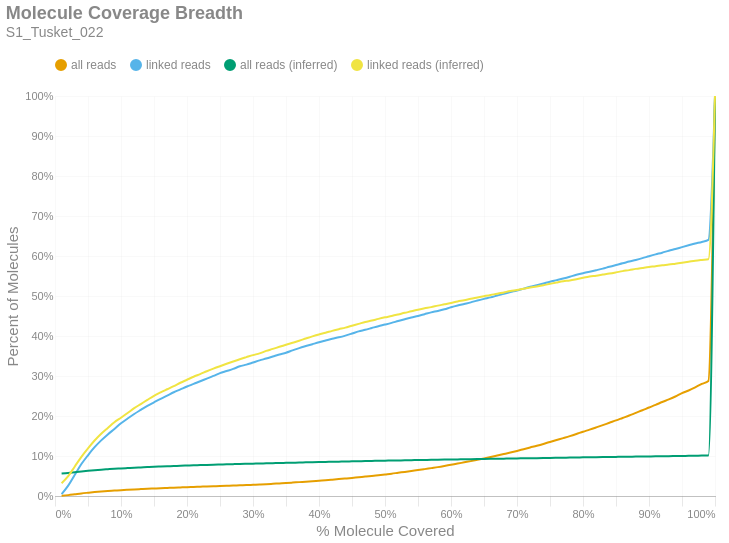

The notebook cell this image was saved under:
### Markdown cell above
### Molecule Read Coverage
This chart shows molecule coverage breadth as computed by the number of bases aligned to that molecule. In other words, "*how much of each unique long molecule is actually sequenced/aligned?*" Keep in mind there is a distinction between sequences and alignments, since some sequences belonging to a particular molecule may not align well and wouldn't appear in the alignment data. This chart also shows molecule coverage breadth as computed by the *inferred fragment* from which the aligned sequences originate. Unlike read coverage, this calculation takes into account the total insert size, including unsequenced gaps between the forward and reverse reads. Like the previous figures, these are cumulative percents.

### Code cell
if SKIPLR:
    print_html(f"Skipped")
else:
    binned_df = consolidated_hist(valids['coverage_bp'], mask, 0.01, True)
    binned_df_inf = consolidated_hist(valids['coverage_inserts'], mask, 0.01, True)
    binned_df = binned_df.with_columns(pl.lit(binned_df_inf['all reads (cumsum)']).alias('all reads (inferred)'))
    binned_df = binned_df.with_columns(pl.lit(binned_df_inf['linked reads (cumsum)']).alias('linked reads (inferred)'))
    binned_df = binned_df.with_columns(
        (pl.col('bin').cast(pl.Float64) + 0.01).alias('right_edge')
    )

    with SafeRender(binned_df):
        (
            density_plot(binned_df, 'Molecule Coverage Breadth', samplename, 'molcov', ['all reads (inferred)','linked reads (inferred)'])
            .encode(
                #x=alt.X('bin:Q', title="% Molecule Covered").axis(format = '%').scale(padding=0),
                x=alt.X('right_edge:Q', title="% Molecule Covered").axis(format='%').scale(padding=0),
                y=alt.Y('value:Q', title='Percent of Molecules')
                    .axis(format='%')
                    .stack(False)
                    .scale(domainMin=0, padding=0),
                color=alt.Color("key:N").scale(domain = ["all reads", "linked reads", "all reads (inferred)", "linked reads (inferred)"]),
                tooltip = [
                    alt.Tooltip("key:N", title = "Data Type"),
                    alt.Tooltip("range_label:N", title="% Molecule Covered"),
                    alt.Tooltip("value:Q", format = ".2%", title="% Molecules")
                ]
            )
        ).display()

### Figure 1 — Vega-Lite specification as saved in the notebook (floating-point values rounded to 4 significant figures)
{"width": "container", "height": 400, "config": {"title": {"anchor": "start", "dy": -15, "fontSize": 18, "color": "#888888", "subtitleColor": "#888888", "subtitleFontSize": 14}, "arc": {"fill": "#0072B2"}, "axis": {"domainColor": "#888888", "domainWidth": 0.5, "gridWidth": 0.2, "grid": false, "titleFontWeight": 400, "titleFontSize": 15, "labelFontSize": 11, "labelColor": "#888888", "tickColor": "#888888", "tickWidth": 0.2, "titleColor": "#888888"}, "axisBand": {"grid": false}, "axisX": {"grid": true, "tickSize": 10, "domainCap": "round"}, "axisY": {"domain": false, "grid": true, "tickSize": 0, "domainCap": "round"}, "background": "transparent", "header": {"labelFontSize": 15, "labelColor": "#888888", "titleFontSize": 15, "titleFontWeight": 600, "titleColor": "#888888"}, "legend": {"labelFont": "sans-serif", "labelFontSize": 12, "labelColor": "#888888", "symbolSize": 100, "symbolType": "circle", "titleFontSize": 12, "titlePadding": 10, "titleColor": "#888888", "title": null, "orient": "top"}, "range": {"category": ["#E69F00", "#56B4E9", "#009E73", "#F0E442", "#0072B2", "#D55E00", "#CC79A7", "#000000"], "diverging": ["#cfe8f3", "#a2d4ec", "#73bfe2", "#46abdb", "#1696d2", "#12719e"]}, "area": {"fill": "#0072B2", "fillOpacity": 0.7, "line": true, "strokeOpacity": 0.7}, "line": {"color": "#0072B2", "stroke": "#0072B2", "strokeWidth": 2}, "trail": {"color": "#0072B2", "stroke": "#0072B2", "strokeWidth": 0, "size": 1}, "point": {"filled": true, "fillOpacity": 1.0, "size": 95}, "text": {"color": "#888888", "fontSize": 11, "align": "right", "fontWeight": 400, "size": 11}, "bar": {"fill": "#0072B2", "stroke": null}, "view": {"stroke": null, "continuousWidth": 660, "continuousHeight": 400}}, "data": {"name": "data-ed2d51372710f62966dcfff64afe07a3"}, "mark": {"type": "line", "interpolate": "monotone", "point": {"opacity": 0, "size": 275}}, "encoding": {"color": {"field": "key", "scale": {"domain": ["all reads", "linked reads", "all reads (inferred)", "linked reads (inferred)"]}, "type": "nominal"}, "tooltip": [{"field": "key", "title": "Data Type", "type": "nominal"}, {"field": "range_label", "title": "% Molecule Covered", "type": "nominal"}, {"field": "value", "format": ".2%", "title": "% Molecules", "type": "quantitative"}], "x": {"axis": {"format": "%"}, "field": "right_edge", "scale": {"padding": 0}, "title": "% Molecule Covered", "type": "quantitative"}, "y": {"axis": {"format": "%"}, "field": "value", "scale": {"domainMin": 0, "padding": 0}, "stack": false, "title": "Percent of Molecules", "type": "quantitative"}}, "params": [{"name": "param_c36ac31b6afebe62", "select": {"type": "point", "fields": ["key"]}, "bind": "legend"}], "title": {"text": "Molecule Coverage Breadth", "subtitle": "S1_Tusket_022"}, "transform": [{"fold": ["all reads (cumsum)", "linked reads (cumsum)", "all reads (inferred)", "linked reads (inferred)"]}, {"calculate": "replace(datum.key, ' (cumsum)', '')", "as": "key"}, {"filter": {"param": "param_c36ac31b6afebe62"}}], "usermeta": {"embedOptions": {"downloadFileName": "S1_Tusket_022.molcov"}}, "$schema": "https://vega.github.io/schema/vega-lite/v6.1.0.json", "datasets": {"data-ed2d51372710f62966dcfff64afe07a3": [{"bin": "0.0", "interval": "0.0-0.01", "all reads": 0.0004851, "linked reads": 0.004688, "all reads (cumsum)": 0.0004851, "linked reads (cumsum)": 0.004688, "range_label": "0.0-0.01", "all reads (inferred)": 0.05641, "linked reads (inferred)": 0.03202, "right_edge": 0.01}, {"bin": "0.01", "interval": "0.01-0.02", "all reads": 0.001695, "linked reads": 0.02121, "all reads (cumsum)": 0.00218, "linked reads (cumsum)": 0.0259, "range_label": "0.01-0.02", "all reads (inferred)": 0.0578, "linked reads (inferred)": 0.0496, "right_edge": 0.02}, {"bin": "0.02", "interval": "0.02-0.03", "all reads": 0.002125, "linked reads": 0.02722, "all reads (cumsum)": 0.004305, "linked reads (cumsum)": 0.05312, "range_label": "0.02-0.03", "all reads (inferred)": 0.05967, "linked reads (inferred)": 0.07388, "right_edge": 0.03}, {"bin": "0.03", "interval": "0.03-0.04", "all reads": 0.002161, "linked reads": 0.02677, "all reads (cumsum)": 0.006466, "linked reads (cumsum)": 0.07989, "range_label": "0.03-0.04", "all reads (inferred)": 0.0615, "linked reads (inferred)": 0.09796, "right_edge": 0.04}, {"bin": "0.04", "interval": "0.04-0.05", "all reads": 0.001723, "linked reads": 0.02193, "all reads (cumsum)": 0.008189, "linked reads (cumsum)": 0.1018, "range_label": "0.04-0.05", "all reads (inferred)": 0.06311, "linked reads (inferred)": 0.1191, "right_edge": 0.05}, {"bin": "0.05", "interval": "0.05-0.06", "all reads": 0.001617, "linked reads": 0.02019, "all reads (cumsum)": 0.009806, "linked reads (cumsum)": 0.122, "range_label": "0.05-0.06", "all reads (inferred)": 0.0646, "linked reads (inferred)": 0.1387, "right_edge": 0.06}, {"bin": "0.06", "interval": "0.06-0.07", "all reads": 0.001358, "linked reads": 0.01698, "all reads (cumsum)": 0.01116, "linked reads (cumsum)": 0.139, "range_label": "0.06-0.07", "all reads (inferred)": 0.0659, "linked reads (inferred)": 0.1556, "right_edge": 0.07}, {"bin": "0.07", "interval": "0.07-0.08", "all reads": 0.001216, "linked reads": 0.01501, "all reads (cumsum)": 0.01238, "linked reads (cumsum)": 0.154, "range_label": "0.07-0.08", "all reads (inferred)": 0.067, "linked reads (inferred)": 0.1702, "right_edge": 0.08}, {"bin": "0.08", "interval": "0.08-0.09", "all reads": 0.001071, "linked reads": 0.01346, "all reads (cumsum)": 0.01345, "linked reads (cumsum)": 0.1675, "range_label": "0.08-0.09", "all reads (inferred)": 0.06808, "linked reads (inferred)": 0.1845, "right_edge": 0.09}, {"bin": "0.09", "interval": "0.09-0.1", "all reads": 0.00111, "linked reads": 0.01422, "all reads (cumsum)": 0.01456, "linked reads (cumsum)": 0.1817, "range_label": "0.09-0.1", "all reads (inferred)": 0.06892, "linked reads (inferred)": 0.1957, "right_edge": 0.1}, {"bin": "0.1", "interval": "0.1-0.11", "all reads": 0.0009647, "linked reads": 0.01199, "all reads (cumsum)": 0.01552, "linked reads (cumsum)": 0.1937, "range_label": "0.1-0.11", "all reads (inferred)": 0.06982, "linked reads (inferred)": 0.2075, "right_edge": 0.11}, {"bin": "0.11", "interval": "0.11-0.12", "all reads": 0.0009062, "linked reads": 0.01134, "all reads (cumsum)": 0.01643, "linked reads (cumsum)": 0.205, "range_label": "0.11-0.12", "all reads (inferred)": 0.07073, "linked reads (inferred)": 0.2195, "right_edge": 0.12}, {"bin": "0.12", "interval": "0.12-0.13", "all reads": 0.0008309, "linked reads": 0.01032, "all reads (cumsum)": 0.01726, "linked reads (cumsum)": 0.2153, "range_label": "0.12-0.13", "all reads (inferred)": 0.07153, "linked reads (inferred)": 0.2299, "right_edge": 0.13}, {"bin": "0.13", "interval": "0.13-0.14", "all reads": 0.0008197, "linked reads": 0.01006, "all reads (cumsum)": 0.01808, "linked reads (cumsum)": 0.2254, "range_label": "0.13-0.14", "all reads (inferred)": 0.07233, "linked reads (inferred)": 0.2403, "right_edge": 0.14}, {"bin": "0.14", "interval": "0.14-0.15", "all reads": 0.000711, "linked reads": 0.008923, "all reads (cumsum)": 0.01879, "linked reads (cumsum)": 0.2343, "range_label": "0.14-0.15", "all reads (inferred)": 0.07311, "linked reads (inferred)": 0.2505, "right_edge": 0.15}, {"bin": "0.15", "interval": "0.15-0.16", "all reads": 0.0007082, "linked reads": 0.008772, "all reads (cumsum)": 0.0195, "linked reads (cumsum)": 0.2431, "range_label": "0.15-0.16", "all reads (inferred)": 0.07374, "linked reads (inferred)": 0.2589, "right_edge": 0.16}, {"bin": "0.16", "interval": "0.16-0.17", "all reads": 0.0006552, "linked reads": 0.008091, "all reads (cumsum)": 0.02016, "linked reads (cumsum)": 0.2512, "range_label": "0.16-0.17", "all reads (inferred)": 0.07435, "linked reads (inferred)": 0.2668, "right_edge": 0.17}, {"bin": "0.17", "interval": "0.17-0.18", "all reads": 0.0006636, "linked reads": 0.008242, "all reads (cumsum)": 0.02082, "linked reads (cumsum)": 0.2594, "range_label": "0.17-0.18", "all reads (inferred)": 0.07495, "linked reads (inferred)": 0.2747, "right_edge": 0.18}, {"bin": "0.18", "interval": "0.18-0.19", "all reads": 0.0006218, "linked reads": 0.007146, "all reads (cumsum)": 0.02144, "linked reads (cumsum)": 0.2666, "range_label": "0.18-0.19", "all reads (inferred)": 0.07558, "linked reads (inferred)": 0.2831, "right_edge": 0.19}, {"bin": "0.19", "interval": "0.19-0.2", "all reads": 0.0006162, "linked reads": 0.007221, "all reads (cumsum)": 0.02206, "linked reads (cumsum)": 0.2738, "range_label": "0.19-0.2", "all reads (inferred)": 0.07615, "linked reads (inferred)": 0.2906, "right_edge": 0.2}, {"bin": "0.2", "interval": "0.2-0.21", "all reads": 0.0005688, "linked reads": 0.00639, "all reads (cumsum)": 0.02263, "linked reads (cumsum)": 0.2802, "range_label": "0.2-0.21", "all reads (inferred)": 0.07673, "linked reads (inferred)": 0.2982, "right_edge": 0.21}, {"bin": "0.21", "interval": "0.21-0.22", "all reads": 0.0005855, "linked reads": 0.006806, "all reads (cumsum)": 0.02321, "linked reads (cumsum)": 0.287, "range_label": "0.21-0.22", "all reads (inferred)": 0.07723, "linked reads (inferred)": 0.3047, "right_edge": 0.22}, {"bin": "0.22", "interval": "0.22-0.23", "all reads": 0.0005771, "linked reads": 0.006541, "all reads (cumsum)": 0.02379, "linked reads (cumsum)": 0.2935, "range_label": "0.22-0.23", "all reads (inferred)": 0.07777, "linked reads (inferred)": 0.3119, "right_edge": 0.23}, {"bin": "0.23", "interval": "0.23-0.24", "all reads": 0.0006022, "linked reads": 0.006654, "all reads (cumsum)": 0.02439, "linked reads (cumsum)": 0.3002, "range_label": "0.23-0.24", "all reads (inferred)": 0.07827, "linked reads (inferred)": 0.3183, "right_edge": 0.24}, {"bin": "0.24", "interval": "0.24-0.25", "all reads": 0.0006218, "linked reads": 0.007032, "all reads (cumsum)": 0.02501, "linked reads (cumsum)": 0.3072, "range_label": "0.24-0.25", "all reads (inferred)": 0.07873, "linked reads (inferred)": 0.3245, "right_edge": 0.25}, {"bin": "0.25", "interval": "0.25-0.26", "all reads": 0.000566, "linked reads": 0.00518, "all reads (cumsum)": 0.02558, "linked reads (cumsum)": 0.3124, "range_label": "0.25-0.26", "all reads (inferred)": 0.07919, "linked reads (inferred)": 0.3305, "right_edge": 0.26}, {"bin": "0.26", "interval": "0.26-0.27", "all reads": 0.0005325, "linked reads": 0.005293, "all reads (cumsum)": 0.02611, "linked reads (cumsum)": 0.3177, "range_label": "0.26-0.27", "all reads (inferred)": 0.07964, "linked reads (inferred)": 0.3363, "right_edge": 0.27}, {"bin": "0.27", "interval": "0.27-0.28", "all reads": 0.0006636, "linked reads": 0.006541, "all reads (cumsum)": 0.02677, "linked reads (cumsum)": 0.3242, "range_label": "0.27-0.28", "all reads (inferred)": 0.08007, "linked reads (inferred)": 0.3419, "right_edge": 0.28}, {"bin": "0.28", "interval": "0.28-0.29", "all reads": 0.0005158, "linked reads": 0.004159, "all reads (cumsum)": 0.02729, "linked reads (cumsum)": 0.3284, "range_label": "0.28-0.29", "all reads (inferred)": 0.08048, "linked reads (inferred)": 0.3471, "right_edge": 0.29}, {"bin": "0.29", "interval": "0.29-0.3", "all reads": 0.0007723, "linked reads": 0.005293, "all reads (cumsum)": 0.02806, "linked reads (cumsum)": 0.3337, "range_label": "0.29-0.3", "all reads (inferred)": 0.08088, "linked reads (inferred)": 0.3522, "right_edge": 0.3}, {"bin": "0.3", "interval": "0.3-0.31", "all reads": 0.0007612, "linked reads": 0.005369, "all reads (cumsum)": 0.02882, "linked reads (cumsum)": 0.339, "range_label": "0.3-0.31", "all reads (inferred)": 0.08122, "linked reads (inferred)": 0.3565, "right_edge": 0.31}, {"bin": "0.31", "interval": "0.31-0.32", "all reads": 0.000803, "linked reads": 0.004688, "all reads (cumsum)": 0.02963, "linked reads (cumsum)": 0.3437, "range_label": "0.31-0.32", "all reads (inferred)": 0.08169, "linked reads (inferred)": 0.3627, "right_edge": 0.32}, {"bin": "0.32", "interval": "0.32-0.33", "all reads": 0.0009229, "linked reads": 0.005029, "all reads (cumsum)": 0.03055, "linked reads (cumsum)": 0.3487, "range_label": "0.32-0.33", "all reads (inferred)": 0.08208, "linked reads (inferred)": 0.3677, "right_edge": 0.33}, {"bin": "0.33", "interval": "0.33-0.34", "all reads": 0.0009452, "linked reads": 0.005104, "all reads (cumsum)": 0.0315, "linked reads (cumsum)": 0.3539, "range_label": "0.33-0.34", "all reads (inferred)": 0.0825, "linked reads (inferred)": 0.373, "right_edge": 0.34}, {"bin": "0.34", "interval": "0.34-0.35", "all reads": 0.0009285, "linked reads": 0.004386, "all reads (cumsum)": 0.03242, "linked reads (cumsum)": 0.3582, "range_label": "0.34-0.35", "all reads (inferred)": 0.08287, "linked reads (inferred)": 0.378, "right_edge": 0.35}, {"bin": "0.35", "interval": "0.35-0.36", "all reads": 0.001101, "linked reads": 0.00586, "all reads (cumsum)": 0.03352, "linked reads (cumsum)": 0.3641, "range_label": "0.35-0.36", "all reads (inferred)": 0.08327, "linked reads (inferred)": 0.3832, "right_edge": 0.36}, {"bin": "0.36", "interval": "0.36-0.37", "all reads": 0.00116, "linked reads": 0.005671, "all reads (cumsum)": 0.03468, "linked reads (cumsum)": 0.3698, "range_label": "0.36-0.37", "all reads (inferred)": 0.08367, "linked reads (inferred)": 0.3882, "right_edge": 0.37}, {"bin": "0.37", "interval": "0.37-0.38", "all reads": 0.001093, "linked reads": 0.005029, "all reads (cumsum)": 0.03578, "linked reads (cumsum)": 0.3748, "range_label": "0.37-0.38", "all reads (inferred)": 0.08409, "linked reads (inferred)": 0.3937, "right_edge": 0.38}, {"bin": "0.38", "interval": "0.38-0.39", "all reads": 0.001193, "linked reads": 0.004764, "all reads (cumsum)": 0.03697, "linked reads (cumsum)": 0.3796, "range_label": "0.38-0.39", "all reads (inferred)": 0.08451, "linked reads (inferred)": 0.399, "right_edge": 0.39}, {"bin": "0.39", "interval": "0.39-0.4", "all reads": 0.00128, "linked reads": 0.004726, "all reads (cumsum)": 0.03825, "linked reads (cumsum)": 0.3843, "range_label": "0.39-0.4", "all reads (inferred)": 0.0849, "linked reads (inferred)": 0.4039, "right_edge": 0.4}, {"bin": "0.4", "interval": "0.4-0.41", "all reads": 0.001232, "linked reads": 0.004386, "all reads (cumsum)": 0.03948, "linked reads (cumsum)": 0.3887, "range_label": "0.4-0.41", "all reads (inferred)": 0.08523, "linked reads (inferred)": 0.4081, "right_edge": 0.41}, {"bin": "0.41", "interval": "0.41-0.42", "all reads": 0.001352, "linked reads": 0.004348, "all reads (cumsum)": 0.04084, "linked reads (cumsum)": 0.393, "range_label": "0.41-0.42", "all reads (inferred)": 0.08559, "linked reads (inferred)": 0.4128, "right_edge": 0.42}, {"bin": "0.42", "interval": "0.42-0.43", "all reads": 0.001397, "linked reads": 0.00363, "all reads (cumsum)": 0.04223, "linked reads (cumsum)": 0.3967, "range_label": "0.42-0.43", "all reads (inferred)": 0.08592, "linked reads (inferred)": 0.417, "right_edge": 0.43}, {"bin": "0.43", "interval": "0.43-0.44", "all reads": 0.001489, "linked reads": 0.004348, "all reads (cumsum)": 0.04372, "linked reads (cumsum)": 0.401, "range_label": "0.43-0.44", "all reads (inferred)": 0.08623, "linked reads (inferred)": 0.421, "right_edge": 0.44}, {"bin": "0.44", "interval": "0.44-0.45", "all reads": 0.001533, "linked reads": 0.005142, "all reads (cumsum)": 0.04525, "linked reads (cumsum)": 0.4061, "range_label": "0.44-0.45", "all reads (inferred)": 0.08663, "linked reads (inferred)": 0.4258, "right_edge": 0.45}, {"bin": "0.45", "interval": "0.45-0.46", "all reads": 0.001681, "linked reads": 0.005407, "all reads (cumsum)": 0.04694, "linked reads (cumsum)": 0.4115, "range_label": "0.45-0.46", "all reads (inferred)": 0.08698, "linked reads (inferred)": 0.4303, "right_edge": 0.46}, {"bin": "0.46", "interval": "0.46-0.47", "all reads": 0.001592, "linked reads": 0.004008, "all reads (cumsum)": 0.04853, "linked reads (cumsum)": 0.4156, "range_label": "0.46-0.47", "all reads (inferred)": 0.08735, "linked reads (inferred)": 0.435, "right_edge": 0.47}, {"bin": "0.47", "interval": "0.47-0.48", "all reads": 0.001684, "linked reads": 0.004461, "all reads (cumsum)": 0.05021, "linked reads (cumsum)": 0.42, "range_label": "0.47-0.48", "all reads (inferred)": 0.08765, "linked reads (inferred)": 0.4386, "right_edge": 0.48}, {"bin": "0.48", "interval": "0.48-0.49", "all reads": 0.001924, "linked reads": 0.004461, "all reads (cumsum)": 0.05214, "linked reads (cumsum)": 0.4245, "range_label": "0.48-0.49", "all reads (inferred)": 0.08801, "linked reads (inferred)": 0.4428, "right_edge": 0.49}, {"bin": "0.49", "interval": "0.49-0.5", "all reads": 0.001882, "linked reads": 0.004046, "all reads (cumsum)": 0.05402, "linked reads (cumsum)": 0.4285, "range_label": "0.49-0.5", "all reads (inferred)": 0.08832, "linked reads (inferred)": 0.4466, "right_edge": 0.5}, {"bin": "0.5", "interval": "0.5-0.51", "all reads": 0.001846, "linked reads": 0.004272, "all reads (cumsum)": 0.05586, "linked reads (cumsum)": 0.4328, "range_label": "0.5-0.51", "all reads (inferred)": 0.08859, "linked reads (inferred)": 0.4501, "right_edge": 0.51}, {"bin": "0.51", "interval": "0.51-0.52", "all reads": 0.002256, "linked reads": 0.004802, "all reads (cumsum)": 0.05812, "linked reads (cumsum)": 0.4376, "range_label": "0.51-0.52", "all reads (inferred)": 0.08891, "linked reads (inferred)": 0.4539, "right_edge": 0.52}, {"bin": "0.52", "interval": "0.52-0.53", "all reads": 0.002158, "linked reads": 0.004499, "all reads (cumsum)": 0.06028, "linked reads (cumsum)": 0.4421, "range_label": "0.52-0.53", "all reads (inferred)": 0.08924, "linked reads (inferred)": 0.458, "right_edge": 0.53}, {"bin": "0.53", "interval": "0.53-0.54", "all reads": 0.002309, "linked reads": 0.004348, "all reads (cumsum)": 0.06259, "linked reads (cumsum)": 0.4464, "range_label": "0.53-0.54", "all reads (inferred)": 0.08954, "linked reads (inferred)": 0.4617, "right_edge": 0.54}, {"bin": "0.54", "interval": "0.54-0.55", "all reads": 0.002152, "linked reads": 0.003554, "all reads (cumsum)": 0.06474, "linked reads (cumsum)": 0.45, "range_label": "0.54-0.55", "all reads (inferred)": 0.08988, "linked reads (inferred)": 0.4658, "right_edge": 0.55}, {"bin": "0.55", "interval": "0.55-0.56", "all reads": 0.002426, "linked reads": 0.004575, "all reads (cumsum)": 0.06716, "linked reads (cumsum)": 0.4546, "range_label": "0.55-0.56", "all reads (inferred)": 0.09016, "linked reads (inferred)": 0.4692, "right_edge": 0.56}, {"bin": "0.56", "interval": "0.56-0.57", "all reads": 0.002529, "linked reads": 0.004537, "all reads (cumsum)": 0.06969, "linked reads (cumsum)": 0.4591, "range_label": "0.56-0.57", "all reads (inferred)": 0.0904, "linked reads (inferred)": 0.4722, "right_edge": 0.57}, {"bin": "0.57", "interval": "0.57-0.58", "all reads": 0.002484, "linked reads": 0.003554, "all reads (cumsum)": 0.07218, "linked reads (cumsum)": 0.4627, "range_label": "0.57-0.58", "all reads (inferred)": 0.0907, "linked reads (inferred)": 0.4759, "right_edge": 0.58}, {"bin": "0.58", "interval": "0.58-0.59", "all reads": 0.002852, "linked reads": 0.004121, "all reads (cumsum)": 0.07503, "linked reads (cumsum)": 0.4668, "range_label": "0.58-0.59", "all reads (inferred)": 0.09097, "linked reads (inferred)": 0.4792, "right_edge": 0.59}, {"bin": "0.59", "interval": "0.59-0.6", "all reads": 0.003073, "linked reads": 0.004953, "all reads (cumsum)": 0.0781, "linked reads (cumsum)": 0.4717, "range_label": "0.59-0.6", "all reads (inferred)": 0.09125, "linked reads (inferred)": 0.4826, "right_edge": 0.6}, {"bin": "0.6", "interval": "0.6-0.61", "all reads": 0.002922, "linked reads": 0.004424, "all reads (cumsum)": 0.08102, "linked reads (cumsum)": 0.4762, "range_label": "0.6-0.61", "all reads (inferred)": 0.09156, "linked reads (inferred)": 0.4864, "right_edge": 0.61}, {"bin": "0.61", "interval": "0.61-0.62", "all reads": 0.003142, "linked reads": 0.003932, "all reads (cumsum)": 0.08417, "linked reads (cumsum)": 0.4801, "range_label": "0.61-0.62", "all reads (inferred)": 0.09181, "linked reads (inferred)": 0.4895, "right_edge": 0.62}, {"bin": "0.62", "interval": "0.62-0.63", "all reads": 0.003056, "linked reads": 0.003932, "all reads (cumsum)": 0.08722, "linked reads (cumsum)": 0.484, "range_label": "0.62-0.63", "all reads (inferred)": 0.09212, "linked reads (inferred)": 0.4931, "right_edge": 0.63}, {"bin": "0.63", "interval": "0.63-0.64", "all reads": 0.003363, "linked reads": 0.004802, "all reads (cumsum)": 0.09058, "linked reads (cumsum)": 0.4888, "range_label": "0.63-0.64", "all reads (inferred)": 0.09237, "linked reads (inferred)": 0.4962, "right_edge": 0.64}, {"bin": "0.64", "interval": "0.64-0.65", "all reads": 0.003329, "linked reads": 0.004046, "all reads (cumsum)": 0.09391, "linked reads (cumsum)": 0.4929, "range_label": "0.64-0.65", "all reads (inferred)": 0.09263, "linked reads (inferred)": 0.4995, "right_edge": 0.65}, {"bin": "0.65", "interval": "0.65-0.66", "all reads": 0.003524, "linked reads": 0.00363, "all reads (cumsum)": 0.09744, "linked reads (cumsum)": 0.4965, "range_label": "0.65-0.66", "all reads (inferred)": 0.09289, "linked reads (inferred)": 0.5027, "right_edge": 0.66}, {"bin": "0.66", "interval": "0.66-0.67", "all reads": 0.003703, "linked reads": 0.004575, "all reads (cumsum)": 0.1011, "linked reads (cumsum)": 0.5011, "range_label": "0.66-0.67", "all reads (inferred)": 0.09312, "linked reads (inferred)": 0.5055, "right_edge": 0.67}, {"bin": "0.67", "interval": "0.67-0.68", "all reads": 0.003719, "linked reads": 0.004235, "all reads (cumsum)": 0.1049, "linked reads (cumsum)": 0.5053, "range_label": "0.67-0.68", "all reads (inferred)": 0.0934, "linked reads (inferred)": 0.5089, "right_edge": 0.68}, {"bin": "0.68", "interval": "0.68-0.69", "all reads": 0.003775, "linked reads": 0.004386, "all reads (cumsum)": 0.1086, "linked reads (cumsum)": 0.5097, "range_label": "0.68-0.69", "all reads (inferred)": 0.0937, "linked reads (inferred)": 0.5125, "right_edge": 0.69}, {"bin": "0.69", "interval": "0.69-0.7", "all reads": 0.004076, "linked reads": 0.004159, "all reads (cumsum)": 0.1127, "linked reads (cumsum)": 0.5139, "range_label": "0.69-0.7", "all reads (inferred)": 0.09393, "linked reads (inferred)": 0.5151, "right_edge": 0.7}, {"bin": "0.7", "interval": "0.7-0.71", "all reads": 0.004313, "linked reads": 0.004613, "all reads (cumsum)": 0.117, "linked reads (cumsum)": 0.5185, "range_label": "0.7-0.71", "all reads (inferred)": 0.0942, "linked reads (inferred)": 0.5184, "right_edge": 0.71}, {"bin": "0.71", "interval": "0.71-0.72", "all reads": 0.004291, "linked reads": 0.00465, "all reads (cumsum)": 0.1213, "linked reads (cumsum)": 0.5231, "range_label": "0.71-0.72", "all reads (inferred)": 0.09445, "linked reads (inferred)": 0.5213, "right_edge": 0.72}, {"bin": "0.72", "interval": "0.72-0.73", "all reads": 0.004232, "linked reads": 0.003705, "all reads (cumsum)": 0.1255, "linked reads (cumsum)": 0.5268, "range_label": "0.72-0.73", "all reads (inferred)": 0.09468, "linked reads (inferred)": 0.524, "right_edge": 0.73}, {"bin": "0.73", "interval": "0.73-0.74", "all reads": 0.004614, "linked reads": 0.004348, "all reads (cumsum)": 0.1302, "linked reads (cumsum)": 0.5312, "range_label": "0.73-0.74", "all reads (inferred)": 0.09495, "linked reads (inferred)": 0.527, "right_edge": 0.74}, {"bin": "0.74", "interval": "0.74-0.75", "all reads": 0.005013, "linked reads": 0.004424, "all reads (cumsum)": 0.1352, "linked reads (cumsum)": 0.5356, "range_label": "0.74-0.75", "all reads (inferred)": 0.09524, "linked reads (inferred)": 0.5304, "right_edge": 0.75}, {"bin": "0.75", "interval": "0.75-0.76", "all reads": 0.004818, "linked reads": 0.004046, "all reads (cumsum)": 0.14, "linked reads (cumsum)": 0.5396, "range_label": "0.75-0.76", "all reads (inferred)": 0.09552, "linked reads (inferred)": 0.5337, "right_edge": 0.76}, {"bin": "0.76", "interval": "0.76-0.77", "all reads": 0.004782, "linked reads": 0.004121, "all reads (cumsum)": 0.1448, "linked reads (cumsum)": 0.5438, "range_label": "0.76-0.77", "all reads (inferred)": 0.09578, "linked reads (inferred)": 0.5368, "right_edge": 0.77}, {"bin": "0.77", "interval": "0.77-0.78", "all reads": 0.004918, "linked reads": 0.004461, "all reads (cumsum)": 0.1497, "linked reads (cumsum)": 0.5482, "range_label": "0.77-0.78", "all reads (inferred)": 0.09597, "linked reads (inferred)": 0.5389, "right_edge": 0.78}, {"bin": "0.78", "interval": "0.78-0.79", "all reads": 0.00537, "linked reads": 0.004802, "all reads (cumsum)": 0.1551, "linked reads (cumsum)": 0.553, "range_label": "0.78-0.79", "all reads (inferred)": 0.09627, "linked reads (inferred)": 0.5421, "right_edge": 0.79}, {"bin": "0.79", "interval": "0.79-0.8", "all reads": 0.005693, "linked reads": 0.004083, "all reads (cumsum)": 0.1608, "linked reads (cumsum)": 0.5571, "range_label": "0.79-0.8", "all reads (inferred)": 0.09658, "linked reads (inferred)": 0.5455, "right_edge": 0.8}, {"bin": "0.8", "interval": "0.8-0.81", "all reads": 0.00518, "linked reads": 0.003554, "all reads (cumsum)": 0.1659, "linked reads (cumsum)": 0.5607, "range_label": "0.8-0.81", "all reads (inferred)": 0.09685, "linked reads (inferred)": 0.5486, "right_edge": 0.81}, {"bin": "0.81", "interval": "0.81-0.82", "all reads": 0.005532, "linked reads": 0.003743, "all reads (cumsum)": 0.1715, "linked reads (cumsum)": 0.5644, "range_label": "0.81-0.82", "all reads (inferred)": 0.09704, "linked reads (inferred)": 0.5509, "right_edge": 0.82}, {"bin": "0.82", "interval": "0.82-0.83", "all reads": 0.005702, "linked reads": 0.00397, "all reads (cumsum)": 0.1772, "linked reads (cumsum)": 0.5684, "range_label": "0.82-0.83", "all reads (inferred)": 0.09726, "linked reads (inferred)": 0.5535, "right_edge": 0.83}, {"bin": "0.83", "interval": "0.83-0.84", "all reads": 0.005939, "linked reads": 0.004877, "all reads (cumsum)": 0.1831, "linked reads (cumsum)": 0.5733, "range_label": "0.83-0.84", "all reads (inferred)": 0.0975, "linked reads (inferred)": 0.5561, "right_edge": 0.84}, {"bin": "0.84", "interval": "0.84-0.85", "all reads": 0.005816, "linked reads": 0.00431, "all reads (cumsum)": 0.1889, "linked reads (cumsum)": 0.5776, "range_label": "0.84-0.85", "all reads (inferred)": 0.09776, "linked reads (inferred)": 0.559, "right_edge": 0.85}, {"bin": "0.85", "interval": "0.85-0.86", "all reads": 0.006159, "linked reads": 0.004083, "all reads (cumsum)": 0.1951, "linked reads (cumsum)": 0.5816, "range_label": "0.85-0.86", "all reads (inferred)": 0.09803, "linked reads (inferred)": 0.5622, "right_edge": 0.86}, {"bin": "0.86", "interval": "0.86-0.87", "all reads": 0.006098, "linked reads": 0.004461, "all reads (cumsum)": 0.2012, "linked reads (cumsum)": 0.5861, "range_label": "0.86-0.87", "all reads (inferred)": 0.09827, "linked reads (inferred)": 0.5647, "right_edge": 0.87}, {"bin": "0.87", "interval": "0.87-0.88", "all reads": 0.006697, "linked reads": 0.004046, "all reads (cumsum)": 0.2079, "linked reads (cumsum)": 0.5902, "range_label": "0.87-0.88", "all reads (inferred)": 0.09854, "linked reads (inferred)": 0.5678, "right_edge": 0.88}, {"bin": "0.88", "interval": "0.88-0.89", "all reads": 0.006374, "linked reads": 0.004461, "all reads (cumsum)": 0.2143, "linked reads (cumsum)": 0.5946, "range_label": "0.88-0.89", "all reads (inferred)": 0.09878, "linked reads (inferred)": 0.5702, "right_edge": 0.89}, {"bin": "0.89", "interval": "0.89-0.9", "all reads": 0.006923, "linked reads": 0.00484, "all reads (cumsum)": 0.2212, "linked reads (cumsum)": 0.5995, "range_label": "0.89-0.9", "all reads (inferred)": 0.09897, "linked reads (inferred)": 0.5726, "right_edge": 0.9}, {"bin": "0.9", "interval": "0.9-0.91", "all reads": 0.006538, "linked reads": 0.004613, "all reads (cumsum)": 0.2277, "linked reads (cumsum)": 0.6041, "range_label": "0.9-0.91", "all reads (inferred)": 0.09919, "linked reads (inferred)": 0.5746, "right_edge": 0.91}, {"bin": "0.91", "interval": "0.91-0.92", "all reads": 0.007283, "linked reads": 0.004235, "all reads (cumsum)": 0.235, "linked reads (cumsum)": 0.6083, "range_label": "0.91-0.92", "all reads (inferred)": 0.09942, "linked reads (inferred)": 0.5769, "right_edge": 0.92}, {"bin": "0.92", "interval": "0.92-0.93", "all reads": 0.006418, "linked reads": 0.00484, "all reads (cumsum)": 0.2414, "linked reads (cumsum)": 0.6131, "range_label": "0.92-0.93", "all reads (inferred)": 0.09959, "linked reads (inferred)": 0.5785, "right_edge": 0.93}, {"bin": "0.93", "interval": "0.93-0.94", "all reads": 0.007344, "linked reads": 0.004424, "all reads (cumsum)": 0.2488, "linked reads (cumsum)": 0.6176, "range_label": "0.93-0.94", "all reads (inferred)": 0.09984, "linked reads (inferred)": 0.5809, "right_edge": 0.94}, {"bin": "0.94", "interval": "0.94-0.95", "all reads": 0.008272, "linked reads": 0.004613, "all reads (cumsum)": 0.257, "linked reads (cumsum)": 0.6222, "range_label": "0.94-0.95", "all reads (inferred)": 0.1001, "linked reads (inferred)": 0.5831, "right_edge": 0.95}, {"bin": "0.95", "interval": "0.95-0.96", "all reads": 0.006792, "linked reads": 0.004537, "all reads (cumsum)": 0.2638, "linked reads (cumsum)": 0.6267, "range_label": "0.95-0.96", "all reads (inferred)": 0.1005, "linked reads (inferred)": 0.5856, "right_edge": 0.96}, {"bin": "0.96", "interval": "0.96-0.97", "all reads": 0.007865, "linked reads": 0.004461, "all reads (cumsum)": 0.2717, "linked reads (cumsum)": 0.6312, "range_label": "0.96-0.97", "all reads (inferred)": 0.1008, "linked reads (inferred)": 0.5882, "right_edge": 0.97}, {"bin": "0.97", "interval": "0.97-0.98", "all reads": 0.008476, "linked reads": 0.004008, "all reads (cumsum)": 0.2802, "linked reads (cumsum)": 0.6352, "range_label": "0.97-0.98", "all reads (inferred)": 0.1011, "linked reads (inferred)": 0.5902, "right_edge": 0.98}, {"bin": "0.98", "interval": "0.98-0.99", "all reads": 0.007567, "linked reads": 0.004991, "all reads (cumsum)": 0.2877, "linked reads (cumsum)": 0.6402, "range_label": "0.98-0.99", "all reads (inferred)": 0.1014, "linked reads (inferred)": 0.592, "right_edge": 0.99}, {"bin": "0.99", "interval": "0.99-1.0", "all reads": 0.7123, "linked reads": 0.3598, "all reads (cumsum)": 1.0, "linked reads (cumsum)": 1.0, "range_label": "0.99-1.0", "all reads (inferred)": 1.0, "linked reads (inferred)": 1.0, "right_edge": 1.0}]}}
